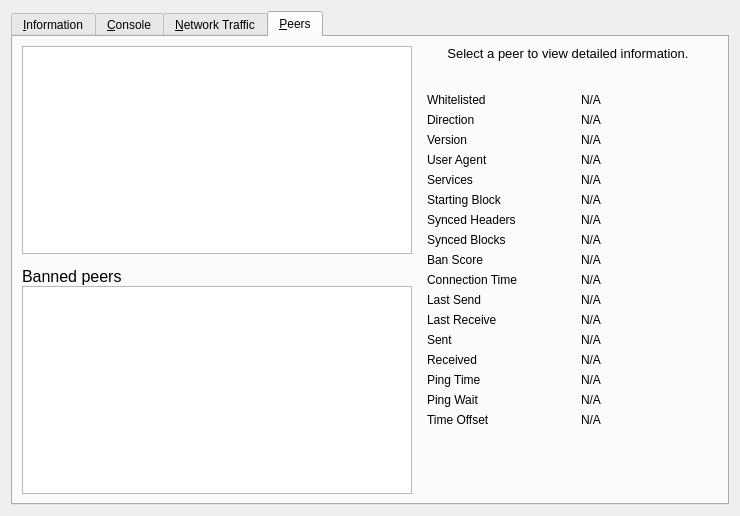
<?xml version="1.0" encoding="UTF-8"?>
<ui version="4.0">
 <class>RPCConsole</class>
 <widget class="QWidget" name="RPCConsole">
  <property name="geometry">
   <rect>
    <x>0</x>
    <y>0</y>
    <width>740</width>
    <height>516</height>
   </rect>
  </property>
  <property name="windowTitle">
   <string>Debug window</string>
  </property>
  <layout class="QVBoxLayout" name="verticalLayout_2">
   <item>
    <widget class="QTabWidget" name="tabWidget">
     <property name="currentIndex">
      <number>3</number>
     </property>
     <widget class="QWidget" name="tab_info">
      <attribute name="title">
       <string>&amp;Information</string>
      </attribute>
      <layout class="QGridLayout" name="gridLayout" columnstretch="0,1,0">
       <property name="horizontalSpacing">
        <number>12</number>
       </property>
       <item row="0" column="0">
        <widget class="QLabel" name="label_9">
         <property name="font">
          <font>
           <weight>75</weight>
           <bold>true</bold>
          </font>
         </property>
         <property name="text">
          <string>General</string>
         </property>
        </widget>
       </item>
       <item row="1" column="0">
        <widget class="QLabel" name="label_5">
         <property name="text">
          <string>Client name</string>
         </property>
        </widget>
       </item>
       <item row="1" column="1" colspan="2">
        <widget class="QLabel" name="clientName">
         <property name="cursor">
          <cursorShape>IBeamCursor</cursorShape>
         </property>
         <property name="text">
          <string>N/A</string>
         </property>
         <property name="textFormat">
          <enum>Qt::PlainText</enum>
         </property>
         <property name="textInteractionFlags">
          <set>Qt::LinksAccessibleByMouse|Qt::TextSelectableByKeyboard|Qt::TextSelectableByMouse</set>
         </property>
        </widget>
       </item>
       <item row="2" column="0">
        <widget class="QLabel" name="label_6">
         <property name="text">
          <string>Client version</string>
         </property>
        </widget>
       </item>
       <item row="2" column="1" colspan="2">
        <widget class="QLabel" name="clientVersion">
         <property name="cursor">
          <cursorShape>IBeamCursor</cursorShape>
         </property>
         <property name="text">
          <string>N/A</string>
         </property>
         <property name="textFormat">
          <enum>Qt::PlainText</enum>
         </property>
         <property name="textInteractionFlags">
          <set>Qt::LinksAccessibleByMouse|Qt::TextSelectableByKeyboard|Qt::TextSelectableByMouse</set>
         </property>
        </widget>
       </item>
       <item row="3" column="0">
        <widget class="QLabel" name="labelClientUserAgent">
         <property name="text">
          <string>User Agent</string>
         </property>
         <property name="indent">
          <number>10</number>
         </property>
        </widget>
       </item>
       <item row="3" column="1" colspan="2">
        <widget class="QLabel" name="clientUserAgent">
         <property name="cursor">
          <cursorShape>IBeamCursor</cursorShape>
         </property>
         <property name="text">
          <string>N/A</string>
         </property>
         <property name="textFormat">
          <enum>Qt::PlainText</enum>
         </property>
         <property name="textInteractionFlags">
          <set>Qt::LinksAccessibleByMouse|Qt::TextSelectableByKeyboard|Qt::TextSelectableByMouse</set>
         </property>
        </widget>
       </item>
       <item row="4" column="0">
        <widget class="QLabel" name="label_berkeleyDBVersion">
         <property name="text">
          <string>Using BerkeleyDB version</string>
         </property>
         <property name="indent">
          <number>10</number>
         </property>
        </widget>
       </item>
       <item row="4" column="1" colspan="2">
        <widget class="QLabel" name="berkeleyDBVersion">
         <property name="cursor">
          <cursorShape>IBeamCursor</cursorShape>
         </property>
         <property name="text">
          <string>N/A</string>
         </property>
         <property name="textFormat">
          <enum>Qt::PlainText</enum>
         </property>
         <property name="textInteractionFlags">
          <set>Qt::LinksAccessibleByMouse|Qt::TextSelectableByKeyboard|Qt::TextSelectableByMouse</set>
         </property>
        </widget>
       </item>
       <item row="5" column="0">
        <widget class="QLabel" name="label_12">
         <property name="text">
          <string>Build date</string>
         </property>
        </widget>
       </item>
       <item row="5" column="1" colspan="2">
        <widget class="QLabel" name="buildDate">
         <property name="cursor">
          <cursorShape>IBeamCursor</cursorShape>
         </property>
         <property name="text">
          <string>N/A</string>
         </property>
         <property name="textFormat">
          <enum>Qt::PlainText</enum>
         </property>
         <property name="textInteractionFlags">
          <set>Qt::LinksAccessibleByMouse|Qt::TextSelectableByKeyboard|Qt::TextSelectableByMouse</set>
         </property>
        </widget>
       </item>
       <item row="6" column="0">
        <widget class="QLabel" name="label_13">
         <property name="text">
          <string>Startup time</string>
         </property>
        </widget>
       </item>
       <item row="6" column="1" colspan="2">
        <widget class="QLabel" name="startupTime">
         <property name="cursor">
          <cursorShape>IBeamCursor</cursorShape>
         </property>
         <property name="text">
          <string>N/A</string>
         </property>
         <property name="textFormat">
          <enum>Qt::PlainText</enum>
         </property>
         <property name="textInteractionFlags">
          <set>Qt::LinksAccessibleByMouse|Qt::TextSelectableByKeyboard|Qt::TextSelectableByMouse</set>
         </property>
        </widget>
       </item>
       <item row="7" column="0">
        <widget class="QLabel" name="labelNetwork">
         <property name="font">
          <font>
           <weight>75</weight>
           <bold>true</bold>
          </font>
         </property>
         <property name="text">
          <string>Network</string>
         </property>
        </widget>
       </item>
       <item row="8" column="0">
        <widget class="QLabel" name="label_8">
         <property name="text">
          <string>Name</string>
         </property>
        </widget>
       </item>
       <item row="8" column="1" colspan="2">
        <widget class="QLabel" name="networkName">
         <property name="cursor">
          <cursorShape>IBeamCursor</cursorShape>
         </property>
         <property name="text">
          <string>N/A</string>
         </property>
         <property name="textFormat">
          <enum>Qt::PlainText</enum>
         </property>
         <property name="textInteractionFlags">
          <set>Qt::LinksAccessibleByMouse|Qt::TextSelectableByKeyboard|Qt::TextSelectableByMouse</set>
         </property>
        </widget>
       </item>
       <item row="9" column="0">
        <widget class="QLabel" name="label_7">
         <property name="text">
          <string>Number of connections</string>
         </property>
        </widget>
       </item>
       <item row="9" column="1" colspan="2">
        <widget class="QLabel" name="numberOfConnections">
         <property name="cursor">
          <cursorShape>IBeamCursor</cursorShape>
         </property>
         <property name="text">
          <string>N/A</string>
         </property>
         <property name="textFormat">
          <enum>Qt::PlainText</enum>
         </property>
         <property name="textInteractionFlags">
          <set>Qt::LinksAccessibleByMouse|Qt::TextSelectableByKeyboard|Qt::TextSelectableByMouse</set>
         </property>
        </widget>
       </item>
       <item row="10" column="0">
        <widget class="QLabel" name="label_10">
         <property name="font">
          <font>
           <weight>75</weight>
           <bold>true</bold>
          </font>
         </property>
         <property name="text">
          <string>Block chain</string>
         </property>
        </widget>
       </item>
       <item row="11" column="0">
        <widget class="QLabel" name="label_3">
         <property name="text">
          <string>Current number of blocks</string>
         </property>
        </widget>
       </item>
       <item row="11" column="1" colspan="2">
        <widget class="QLabel" name="numberOfBlocks">
         <property name="cursor">
          <cursorShape>IBeamCursor</cursorShape>
         </property>
         <property name="text">
          <string>N/A</string>
         </property>
         <property name="textFormat">
          <enum>Qt::PlainText</enum>
         </property>
         <property name="textInteractionFlags">
          <set>Qt::LinksAccessibleByMouse|Qt::TextSelectableByKeyboard|Qt::TextSelectableByMouse</set>
         </property>
        </widget>
       </item>
       <item row="12" column="0">
        <widget class="QLabel" name="labelLastBlockTime">
         <property name="text">
          <string>Last block time</string>
         </property>
        </widget>
       </item>
       <item row="12" column="1" colspan="2">
        <widget class="QLabel" name="lastBlockTime">
         <property name="cursor">
          <cursorShape>IBeamCursor</cursorShape>
         </property>
         <property name="text">
          <string>N/A</string>
         </property>
         <property name="textFormat">
          <enum>Qt::PlainText</enum>
         </property>
         <property name="textInteractionFlags">
          <set>Qt::LinksAccessibleByMouse|Qt::TextSelectableByKeyboard|Qt::TextSelectableByMouse</set>
         </property>
        </widget>
       </item>
       <item row="13" column="0">
        <widget class="QLabel" name="labelMempoolTitle">
         <property name="font">
          <font>
           <weight>75</weight>
           <bold>true</bold>
          </font>
         </property>
         <property name="text">
          <string>Memory Pool</string>
         </property>
        </widget>
       </item>
       <item row="14" column="0">
        <widget class="QLabel" name="labelNumberOfTransactions">
         <property name="text">
          <string>Current number of transactions</string>
         </property>
        </widget>
       </item>
       <item row="14" column="1">
        <widget class="QLabel" name="mempoolNumberTxs">
         <property name="cursor">
          <cursorShape>IBeamCursor</cursorShape>
         </property>
         <property name="text">
          <string>N/A</string>
         </property>
         <property name="textFormat">
          <enum>Qt::PlainText</enum>
         </property>
         <property name="textInteractionFlags">
          <set>Qt::LinksAccessibleByMouse|Qt::TextSelectableByKeyboard|Qt::TextSelectableByMouse</set>
         </property>
        </widget>
       </item>
       <item row="15" column="0">
        <widget class="QLabel" name="labelMemoryUsage">
         <property name="text">
          <string>Memory usage</string>
         </property>
        </widget>
       </item>
       <item row="15" column="1">
        <widget class="QLabel" name="mempoolSize">
         <property name="cursor">
          <cursorShape>IBeamCursor</cursorShape>
         </property>
         <property name="text">
          <string>N/A</string>
         </property>
         <property name="textFormat">
          <enum>Qt::PlainText</enum>
         </property>
         <property name="textInteractionFlags">
          <set>Qt::LinksAccessibleByMouse|Qt::TextSelectableByKeyboard|Qt::TextSelectableByMouse</set>
         </property>
        </widget>
       </item>
       <item row="13" column="2" rowspan="3">
        <layout class="QVBoxLayout" name="verticalLayoutDebugButton">
         <property name="spacing">
          <number>3</number>
         </property>
         <item>
          <spacer name="verticalSpacer_2">
           <property name="orientation">
            <enum>Qt::Vertical</enum>
           </property>
           <property name="sizeHint" stdset="0">
            <size>
             <width>10</width>
             <height>5</height>
            </size>
           </property>
          </spacer>
         </item>
         <item>
          <widget class="QLabel" name="labelDebugLogfile">
           <property name="text">
            <string>Debug log file</string>
           </property>
          </widget>
         </item>
         <item>
          <widget class="QPushButton" name="openDebugLogfileButton">
           <property name="toolTip">
            <string>Open the GECH Core debug log file from the current data directory. This can take a few seconds for large log files.</string>
           </property>
           <property name="text">
            <string>&amp;Open</string>
           </property>
           <property name="autoDefault">
            <bool>false</bool>
           </property>
          </widget>
         </item>
        </layout>
       </item>
       <item row="16" column="0">
        <spacer name="verticalSpacer">
         <property name="orientation">
          <enum>Qt::Vertical</enum>
         </property>
         <property name="sizeHint" stdset="0">
          <size>
           <width>20</width>
           <height>40</height>
          </size>
         </property>
        </spacer>
       </item>
      </layout>
     </widget>
     <widget class="QWidget" name="tab_console">
      <attribute name="title">
       <string>&amp;Console</string>
      </attribute>
      <layout class="QVBoxLayout" name="verticalLayout_3">
       <property name="spacing">
        <number>3</number>
       </property>
       <item>
        <widget class="QTextEdit" name="messagesWidget">
         <property name="minimumSize">
          <size>
           <width>0</width>
           <height>100</height>
          </size>
         </property>
         <property name="readOnly">
          <bool>true</bool>
         </property>
         <property name="tabKeyNavigation" stdset="0">
          <bool>false</bool>
         </property>
         <property name="columnCount" stdset="0">
          <number>2</number>
         </property>
        </widget>
       </item>
       <item>
        <layout class="QHBoxLayout" name="horizontalLayout">
         <property name="spacing">
          <number>3</number>
         </property>
         <item>
          <widget class="QLabel" name="label">
           <property name="text">
            <string notr="true">&gt;</string>
           </property>
          </widget>
         </item>
         <item>
          <widget class="QLineEdit" name="lineEdit"/>
         </item>
         <item>
          <widget class="QPushButton" name="clearButton">
           <property name="maximumSize">
            <size>
             <width>24</width>
             <height>24</height>
            </size>
           </property>
           <property name="toolTip">
            <string>Clear console</string>
           </property>
           <property name="text">
            <string/>
           </property>
           <property name="icon">
            <iconset>
             <normaloff>:/icons/remove</normaloff>:/icons/remove</iconset>
           </property>
           <property name="shortcut">
            <string notr="true">Ctrl+L</string>
           </property>
           <property name="autoDefault">
            <bool>false</bool>
           </property>
          </widget>
         </item>
        </layout>
       </item>
      </layout>
     </widget>
     <widget class="QWidget" name="tab_nettraffic">
      <attribute name="title">
       <string>&amp;Network Traffic</string>
      </attribute>
      <layout class="QHBoxLayout" name="horizontalLayout_3">
       <item>
        <layout class="QVBoxLayout" name="verticalLayout_4">
         <item>
          <widget class="TrafficGraphWidget" name="trafficGraph" native="true">
           <property name="sizePolicy">
            <sizepolicy hsizetype="Expanding" vsizetype="Expanding">
             <horstretch>0</horstretch>
             <verstretch>0</verstretch>
            </sizepolicy>
           </property>
          </widget>
         </item>
         <item>
          <layout class="QHBoxLayout" name="horizontalLayout_2">
           <item>
            <widget class="QSlider" name="sldGraphRange">
             <property name="minimum">
              <number>1</number>
             </property>
             <property name="maximum">
              <number>288</number>
             </property>
             <property name="pageStep">
              <number>12</number>
             </property>
             <property name="value">
              <number>6</number>
             </property>
             <property name="orientation">
              <enum>Qt::Horizontal</enum>
             </property>
            </widget>
           </item>
           <item>
            <widget class="QLabel" name="lblGraphRange">
             <property name="minimumSize">
              <size>
               <width>100</width>
               <height>0</height>
              </size>
             </property>
             <property name="alignment">
              <set>Qt::AlignCenter</set>
             </property>
            </widget>
           </item>
           <item>
            <widget class="QPushButton" name="btnClearTrafficGraph">
             <property name="text">
              <string>&amp;Clear</string>
             </property>
             <property name="autoDefault">
              <bool>false</bool>
             </property>
            </widget>
           </item>
          </layout>
         </item>
        </layout>
       </item>
       <item>
        <layout class="QVBoxLayout" name="verticalLayout">
         <item>
          <widget class="QGroupBox" name="groupBox">
           <property name="title">
            <string>Totals</string>
           </property>
           <layout class="QVBoxLayout" name="verticalLayout_5">
            <item>
             <layout class="QHBoxLayout" name="horizontalLayout_4">
              <item>
               <widget class="Line" name="line">
                <property name="sizePolicy">
                 <sizepolicy hsizetype="Fixed" vsizetype="Fixed">
                  <horstretch>0</horstretch>
                  <verstretch>0</verstretch>
                 </sizepolicy>
                </property>
                <property name="minimumSize">
                 <size>
                  <width>10</width>
                  <height>0</height>
                 </size>
                </property>
                <property name="palette">
                 <palette>
                  <active>
                   <colorrole role="Light">
                    <brush brushstyle="SolidPattern">
                     <color alpha="255">
                      <red>0</red>
                      <green>255</green>
                      <blue>0</blue>
                     </color>
                    </brush>
                   </colorrole>
                  </active>
                  <inactive>
                   <colorrole role="Light">
                    <brush brushstyle="SolidPattern">
                     <color alpha="255">
                      <red>0</red>
                      <green>255</green>
                      <blue>0</blue>
                     </color>
                    </brush>
                   </colorrole>
                  </inactive>
                  <disabled>
                   <colorrole role="Light">
                    <brush brushstyle="SolidPattern">
                     <color alpha="255">
                      <red>0</red>
                      <green>255</green>
                      <blue>0</blue>
                     </color>
                    </brush>
                   </colorrole>
                  </disabled>
                 </palette>
                </property>
                <property name="orientation">
                 <enum>Qt::Horizontal</enum>
                </property>
               </widget>
              </item>
              <item>
               <widget class="QLabel" name="label_16">
                <property name="text">
                 <string>Received</string>
                </property>
               </widget>
              </item>
              <item>
               <widget class="QLabel" name="lblBytesIn">
                <property name="minimumSize">
                 <size>
                  <width>50</width>
                  <height>0</height>
                 </size>
                </property>
                <property name="alignment">
                 <set>Qt::AlignRight|Qt::AlignTrailing|Qt::AlignVCenter</set>
                </property>
               </widget>
              </item>
             </layout>
            </item>
            <item>
             <layout class="QHBoxLayout" name="horizontalLayout_5">
              <item>
               <widget class="Line" name="line_2">
                <property name="sizePolicy">
                 <sizepolicy hsizetype="Fixed" vsizetype="Fixed">
                  <horstretch>0</horstretch>
                  <verstretch>0</verstretch>
                 </sizepolicy>
                </property>
                <property name="minimumSize">
                 <size>
                  <width>10</width>
                  <height>0</height>
                 </size>
                </property>
                <property name="palette">
                 <palette>
                  <active>
                   <colorrole role="Light">
                    <brush brushstyle="SolidPattern">
                     <color alpha="255">
                      <red>255</red>
                      <green>0</green>
                      <blue>0</blue>
                     </color>
                    </brush>
                   </colorrole>
                  </active>
                  <inactive>
                   <colorrole role="Light">
                    <brush brushstyle="SolidPattern">
                     <color alpha="255">
                      <red>255</red>
                      <green>0</green>
                      <blue>0</blue>
                     </color>
                    </brush>
                   </colorrole>
                  </inactive>
                  <disabled>
                   <colorrole role="Light">
                    <brush brushstyle="SolidPattern">
                     <color alpha="255">
                      <red>255</red>
                      <green>0</green>
                      <blue>0</blue>
                     </color>
                    </brush>
                   </colorrole>
                  </disabled>
                 </palette>
                </property>
                <property name="orientation">
                 <enum>Qt::Horizontal</enum>
                </property>
               </widget>
              </item>
              <item>
               <widget class="QLabel" name="label_17">
                <property name="text">
                 <string>Sent</string>
                </property>
               </widget>
              </item>
              <item>
               <widget class="QLabel" name="lblBytesOut">
                <property name="minimumSize">
                 <size>
                  <width>50</width>
                  <height>0</height>
                 </size>
                </property>
                <property name="alignment">
                 <set>Qt::AlignRight|Qt::AlignTrailing|Qt::AlignVCenter</set>
                </property>
               </widget>
              </item>
             </layout>
            </item>
            <item>
             <spacer name="verticalSpacer_4">
              <property name="orientation">
               <enum>Qt::Vertical</enum>
              </property>
              <property name="sizeHint" stdset="0">
               <size>
                <width>20</width>
                <height>407</height>
               </size>
              </property>
             </spacer>
            </item>
           </layout>
          </widget>
         </item>
        </layout>
       </item>
      </layout>
     </widget>
     <widget class="QWidget" name="tab_peers">
      <attribute name="title">
       <string>&amp;Peers</string>
      </attribute>
      <layout class="QGridLayout" name="gridLayout_2">
       <item row="0" column="0" rowspan="2">
        <layout class="QVBoxLayout" name="verticalLayout_101">
         <property name="spacing">
          <number>0</number>
         </property>
         <item>
          <widget class="QTableView" name="peerWidget">
           <property name="horizontalScrollBarPolicy">
            <enum>Qt::ScrollBarAsNeeded</enum>
           </property>
           <property name="sortingEnabled">
            <bool>true</bool>
           </property>
           <attribute name="horizontalHeaderHighlightSections">
            <bool>false</bool>
           </attribute>
          </widget>
         </item>
         <item>
          <widget class="QLabel" name="banHeading">
           <property name="sizePolicy">
            <sizepolicy hsizetype="Preferred" vsizetype="Minimum">
             <horstretch>0</horstretch>
             <verstretch>0</verstretch>
            </sizepolicy>
           </property>
           <property name="minimumSize">
            <size>
             <width>300</width>
             <height>32</height>
            </size>
           </property>
           <property name="maximumSize">
            <size>
             <width>16777215</width>
             <height>32</height>
            </size>
           </property>
           <property name="font">
            <font>
             <pointsize>12</pointsize>
            </font>
           </property>
           <property name="cursor">
            <cursorShape>IBeamCursor</cursorShape>
           </property>
           <property name="text">
            <string>Banned peers</string>
           </property>
           <property name="alignment">
            <set>Qt::AlignBottom|Qt::AlignLeading|Qt::AlignLeft</set>
           </property>
           <property name="wordWrap">
            <bool>true</bool>
           </property>
           <property name="textInteractionFlags">
            <set>Qt::NoTextInteraction</set>
           </property>
          </widget>
         </item>
         <item>
          <widget class="QTableView" name="banlistWidget">
           <property name="sizePolicy">
            <sizepolicy hsizetype="Expanding" vsizetype="Expanding">
             <horstretch>0</horstretch>
             <verstretch>0</verstretch>
            </sizepolicy>
           </property>
           <property name="horizontalScrollBarPolicy">
            <enum>Qt::ScrollBarAsNeeded</enum>
           </property>
           <property name="sortingEnabled">
            <bool>true</bool>
           </property>
           <attribute name="horizontalHeaderHighlightSections">
            <bool>false</bool>
           </attribute>
          </widget>
         </item>
        </layout>
       </item>
       <item row="0" column="1">
        <widget class="QLabel" name="peerHeading">
         <property name="sizePolicy">
          <sizepolicy hsizetype="Preferred" vsizetype="Minimum">
           <horstretch>0</horstretch>
           <verstretch>0</verstretch>
          </sizepolicy>
         </property>
         <property name="minimumSize">
          <size>
           <width>300</width>
           <height>32</height>
          </size>
         </property>
         <property name="font">
          <font>
           <pointsize>10</pointsize>
          </font>
         </property>
         <property name="cursor">
          <cursorShape>IBeamCursor</cursorShape>
         </property>
         <property name="text">
          <string>Select a peer to view detailed information.</string>
         </property>
         <property name="alignment">
          <set>Qt::AlignHCenter|Qt::AlignTop</set>
         </property>
         <property name="wordWrap">
          <bool>true</bool>
         </property>
         <property name="textInteractionFlags">
          <set>Qt::LinksAccessibleByMouse|Qt::TextSelectableByKeyboard|Qt::TextSelectableByMouse</set>
         </property>
        </widget>
       </item>
       <item row="1" column="1">
        <widget class="QWidget" name="detailWidget" native="true">
         <property name="minimumSize">
          <size>
           <width>300</width>
           <height>0</height>
          </size>
         </property>
         <layout class="QGridLayout" name="gridLayout_3">
          <item row="0" column="0">
           <widget class="QLabel" name="label_30">
            <property name="text">
             <string>Whitelisted</string>
            </property>
           </widget>
          </item>
          <item row="0" column="2">
           <widget class="QLabel" name="peerWhitelisted">
            <property name="cursor">
             <cursorShape>IBeamCursor</cursorShape>
            </property>
            <property name="text">
             <string>N/A</string>
            </property>
            <property name="textFormat">
             <enum>Qt::PlainText</enum>
            </property>
            <property name="textInteractionFlags">
             <set>Qt::LinksAccessibleByMouse|Qt::TextSelectableByKeyboard|Qt::TextSelectableByMouse</set>
            </property>
           </widget>
          </item>
          <item row="1" column="0">
           <widget class="QLabel" name="label_23">
            <property name="text">
             <string>Direction</string>
            </property>
           </widget>
          </item>
          <item row="1" column="2">
           <widget class="QLabel" name="peerDirection">
            <property name="cursor">
             <cursorShape>IBeamCursor</cursorShape>
            </property>
            <property name="text">
             <string>N/A</string>
            </property>
            <property name="textFormat">
             <enum>Qt::PlainText</enum>
            </property>
            <property name="textInteractionFlags">
             <set>Qt::LinksAccessibleByMouse|Qt::TextSelectableByKeyboard|Qt::TextSelectableByMouse</set>
            </property>
           </widget>
          </item>
          <item row="2" column="0">
           <widget class="QLabel" name="label_21">
            <property name="text">
             <string>Version</string>
            </property>
           </widget>
          </item>
          <item row="2" column="2">
           <widget class="QLabel" name="peerVersion">
            <property name="cursor">
             <cursorShape>IBeamCursor</cursorShape>
            </property>
            <property name="text">
             <string>N/A</string>
            </property>
            <property name="textFormat">
             <enum>Qt::PlainText</enum>
            </property>
            <property name="textInteractionFlags">
             <set>Qt::LinksAccessibleByMouse|Qt::TextSelectableByKeyboard|Qt::TextSelectableByMouse</set>
            </property>
           </widget>
          </item>
          <item row="3" column="0">
           <widget class="QLabel" name="label_28">
            <property name="text">
             <string>User Agent</string>
            </property>
           </widget>
          </item>
          <item row="3" column="2">
           <widget class="QLabel" name="peerSubversion">
            <property name="cursor">
             <cursorShape>IBeamCursor</cursorShape>
            </property>
            <property name="text">
             <string>N/A</string>
            </property>
            <property name="textFormat">
             <enum>Qt::PlainText</enum>
            </property>
            <property name="textInteractionFlags">
             <set>Qt::LinksAccessibleByMouse|Qt::TextSelectableByKeyboard|Qt::TextSelectableByMouse</set>
            </property>
           </widget>
          </item>
          <item row="4" column="0">
           <widget class="QLabel" name="label_4">
            <property name="text">
             <string>Services</string>
            </property>
           </widget>
          </item>
          <item row="4" column="2">
           <widget class="QLabel" name="peerServices">
            <property name="cursor">
             <cursorShape>IBeamCursor</cursorShape>
            </property>
            <property name="text">
             <string>N/A</string>
            </property>
            <property name="textFormat">
             <enum>Qt::PlainText</enum>
            </property>
            <property name="textInteractionFlags">
             <set>Qt::LinksAccessibleByMouse|Qt::TextSelectableByKeyboard|Qt::TextSelectableByMouse</set>
            </property>
           </widget>
          </item>
          <item row="5" column="0">
           <widget class="QLabel" name="label_29">
            <property name="text">
             <string>Starting Block</string>
            </property>
           </widget>
          </item>
          <item row="5" column="2">
           <widget class="QLabel" name="peerHeight">
            <property name="cursor">
             <cursorShape>IBeamCursor</cursorShape>
            </property>
            <property name="text">
             <string>N/A</string>
            </property>
            <property name="textFormat">
             <enum>Qt::PlainText</enum>
            </property>
            <property name="textInteractionFlags">
             <set>Qt::LinksAccessibleByMouse|Qt::TextSelectableByKeyboard|Qt::TextSelectableByMouse</set>
            </property>
           </widget>
          </item>
          <item row="6" column="0">
           <widget class="QLabel" name="label_27">
            <property name="text">
             <string>Synced Headers</string>
            </property>
           </widget>
          </item>
          <item row="6" column="2">
           <widget class="QLabel" name="peerSyncHeight">
            <property name="cursor">
             <cursorShape>IBeamCursor</cursorShape>
            </property>
            <property name="text">
             <string>N/A</string>
            </property>
            <property name="textFormat">
             <enum>Qt::PlainText</enum>
            </property>
            <property name="textInteractionFlags">
             <set>Qt::LinksAccessibleByMouse|Qt::TextSelectableByKeyboard|Qt::TextSelectableByMouse</set>
            </property>
           </widget>
          </item>
          <item row="7" column="0">
           <widget class="QLabel" name="label_25">
            <property name="text">
             <string>Synced Blocks</string>
            </property>
           </widget>
          </item>
          <item row="7" column="2">
           <widget class="QLabel" name="peerCommonHeight">
            <property name="cursor">
             <cursorShape>IBeamCursor</cursorShape>
            </property>
            <property name="text">
             <string>N/A</string>
            </property>
            <property name="textFormat">
             <enum>Qt::PlainText</enum>
            </property>
            <property name="textInteractionFlags">
             <set>Qt::LinksAccessibleByMouse|Qt::TextSelectableByKeyboard|Qt::TextSelectableByMouse</set>
            </property>
           </widget>
          </item>
          <item row="8" column="0">
           <widget class="QLabel" name="label_24">
            <property name="text">
             <string>Ban Score</string>
            </property>
           </widget>
          </item>
          <item row="8" column="2">
           <widget class="QLabel" name="peerBanScore">
            <property name="cursor">
             <cursorShape>IBeamCursor</cursorShape>
            </property>
            <property name="text">
             <string>N/A</string>
            </property>
            <property name="textFormat">
             <enum>Qt::PlainText</enum>
            </property>
            <property name="textInteractionFlags">
             <set>Qt::LinksAccessibleByMouse|Qt::TextSelectableByKeyboard|Qt::TextSelectableByMouse</set>
            </property>
           </widget>
          </item>
          <item row="9" column="0">
           <widget class="QLabel" name="label_22">
            <property name="text">
             <string>Connection Time</string>
            </property>
           </widget>
          </item>
          <item row="9" column="2">
           <widget class="QLabel" name="peerConnTime">
            <property name="cursor">
             <cursorShape>IBeamCursor</cursorShape>
            </property>
            <property name="text">
             <string>N/A</string>
            </property>
            <property name="textFormat">
             <enum>Qt::PlainText</enum>
            </property>
            <property name="textInteractionFlags">
             <set>Qt::LinksAccessibleByMouse|Qt::TextSelectableByKeyboard|Qt::TextSelectableByMouse</set>
            </property>
           </widget>
          </item>
          <item row="10" column="0">
           <widget class="QLabel" name="label_15">
            <property name="text">
             <string>Last Send</string>
            </property>
           </widget>
          </item>
          <item row="10" column="2">
           <widget class="QLabel" name="peerLastSend">
            <property name="cursor">
             <cursorShape>IBeamCursor</cursorShape>
            </property>
            <property name="text">
             <string>N/A</string>
            </property>
            <property name="textFormat">
             <enum>Qt::PlainText</enum>
            </property>
            <property name="textInteractionFlags">
             <set>Qt::LinksAccessibleByMouse|Qt::TextSelectableByKeyboard|Qt::TextSelectableByMouse</set>
            </property>
           </widget>
          </item>
          <item row="11" column="0">
           <widget class="QLabel" name="label_19">
            <property name="text">
             <string>Last Receive</string>
            </property>
           </widget>
          </item>
          <item row="11" column="2">
           <widget class="QLabel" name="peerLastRecv">
            <property name="cursor">
             <cursorShape>IBeamCursor</cursorShape>
            </property>
            <property name="text">
             <string>N/A</string>
            </property>
            <property name="textFormat">
             <enum>Qt::PlainText</enum>
            </property>
            <property name="textInteractionFlags">
             <set>Qt::LinksAccessibleByMouse|Qt::TextSelectableByKeyboard|Qt::TextSelectableByMouse</set>
            </property>
           </widget>
          </item>
          <item row="12" column="0">
           <widget class="QLabel" name="label_18">
            <property name="text">
             <string>Sent</string>
            </property>
           </widget>
          </item>
          <item row="12" column="2">
           <widget class="QLabel" name="peerBytesSent">
            <property name="cursor">
             <cursorShape>IBeamCursor</cursorShape>
            </property>
            <property name="text">
             <string>N/A</string>
            </property>
            <property name="textFormat">
             <enum>Qt::PlainText</enum>
            </property>
            <property name="textInteractionFlags">
             <set>Qt::LinksAccessibleByMouse|Qt::TextSelectableByKeyboard|Qt::TextSelectableByMouse</set>
            </property>
           </widget>
          </item>
          <item row="13" column="0">
           <widget class="QLabel" name="label_20">
            <property name="text">
             <string>Received</string>
            </property>
           </widget>
          </item>
          <item row="13" column="2">
           <widget class="QLabel" name="peerBytesRecv">
            <property name="cursor">
             <cursorShape>IBeamCursor</cursorShape>
            </property>
            <property name="text">
             <string>N/A</string>
            </property>
            <property name="textFormat">
             <enum>Qt::PlainText</enum>
            </property>
            <property name="textInteractionFlags">
             <set>Qt::LinksAccessibleByMouse|Qt::TextSelectableByKeyboard|Qt::TextSelectableByMouse</set>
            </property>
           </widget>
          </item>
          <item row="14" column="0">
           <widget class="QLabel" name="label_26">
            <property name="text">
             <string>Ping Time</string>
            </property>
           </widget>
          </item>
          <item row="14" column="2">
           <widget class="QLabel" name="peerPingTime">
            <property name="cursor">
             <cursorShape>IBeamCursor</cursorShape>
            </property>
            <property name="text">
             <string>N/A</string>
            </property>
            <property name="textFormat">
             <enum>Qt::PlainText</enum>
            </property>
            <property name="textInteractionFlags">
             <set>Qt::LinksAccessibleByMouse|Qt::TextSelectableByKeyboard|Qt::TextSelectableByMouse</set>
            </property>
           </widget>
          </item>
          <item row="15" column="0">
           <widget class="QLabel" name="peerPingWaitLabel">
            <property name="toolTip">
             <string>The duration of a currently outstanding ping.</string>
            </property>
            <property name="text">
             <string>Ping Wait</string>
            </property>
           </widget>
          </item>
          <item row="15" column="2">
           <widget class="QLabel" name="peerPingWait">
            <property name="cursor">
             <cursorShape>IBeamCursor</cursorShape>
            </property>
            <property name="text">
             <string>N/A</string>
            </property>
            <property name="textFormat">
             <enum>Qt::PlainText</enum>
            </property>
            <property name="textInteractionFlags">
             <set>Qt::LinksAccessibleByMouse|Qt::TextSelectableByKeyboard|Qt::TextSelectableByMouse</set>
            </property>
           </widget>
          </item>
          <item row="16" column="0">
           <widget class="QLabel" name="label_timeoffset">
            <property name="text">
             <string>Time Offset</string>
            </property>
           </widget>
          </item>
          <item row="16" column="2">
           <widget class="QLabel" name="timeoffset">
            <property name="cursor">
             <cursorShape>IBeamCursor</cursorShape>
            </property>
            <property name="text">
             <string>N/A</string>
            </property>
            <property name="textFormat">
             <enum>Qt::PlainText</enum>
            </property>
            <property name="textInteractionFlags">
             <set>Qt::LinksAccessibleByMouse|Qt::TextSelectableByKeyboard|Qt::TextSelectableByMouse</set>
            </property>
           </widget>
          </item>
          <item row="17" column="1">
           <spacer name="verticalSpacer_3">
            <property name="orientation">
             <enum>Qt::Vertical</enum>
            </property>
            <property name="sizeHint" stdset="0">
             <size>
              <width>20</width>
              <height>40</height>
             </size>
            </property>
           </spacer>
          </item>
         </layout>
        </widget>
       </item>
      </layout>
     </widget>
    </widget>
   </item>
  </layout>
 </widget>
 <customwidgets>
  <customwidget>
   <class>TrafficGraphWidget</class>
   <extends>QWidget</extends>
   <header>trafficgraphwidget.h</header>
   <container>1</container>
   <slots>
    <slot>clear()</slot>
   </slots>
  </customwidget>
 </customwidgets>
 <resources/>
 <connections/>
</ui>
